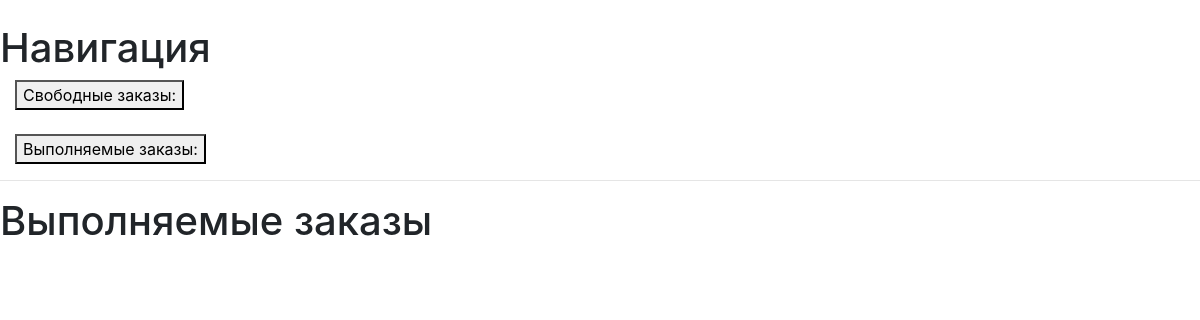
The app's page /taken_orders, older data.
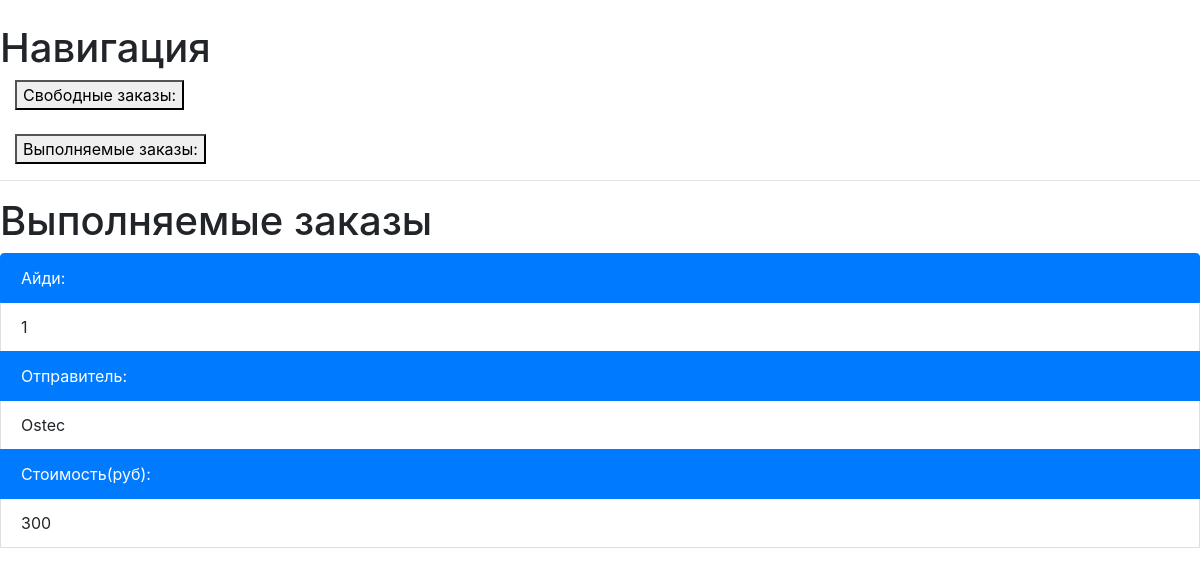
The same page, newer data.
### database_setup.py (models this page shows)
class TakenOrder(Base):
    __tablename__ = 'taken_order'
    id = Column(Integer, primary_key=True)
    carrier = Column(String(250), ForeignKey('carrier.name'), nullable=False)
    forwarder = Column(String(250), ForeignKey('forwarder.name'), nullable=False)
    value = Column(Integer,  nullable=False)

### views.py (the view)
@app.route('/')
@app.route('/taken_orders')
def showTakenOrders():
    orders = session.query(TakenOrder).order_by(TakenOrder.id)
    return render_template("taken_orders.html", orders=orders)

### templates/taken_orders.html
<!DOCTYPE html>
{% extends "base.html" %}
{% block content %}
     <h1>Выполняемые заказы</h1>
     <ul class="list-group">
       {% for order in orders %}
        <li class="list-group-item active"> Айди: </li>
        <li class="list-group-item">  {{order.id}} </li>
        <li class="list-group-item active"> Отправитель: </li>
        <li class="list-group-item">    {{order.forwarder}}</li>
        <li class="list-group-item active"> Стоимость(руб): </li>
        <li class="list-group-item"> {{order.value}}  </li>
       <br><br><br>
      {% endfor %}
     </ul>
{% endblock %}

Row changes from the older to the newer data that the page shows:
added TakenOrder: id "1", forwarder "Ostec", value "300"
